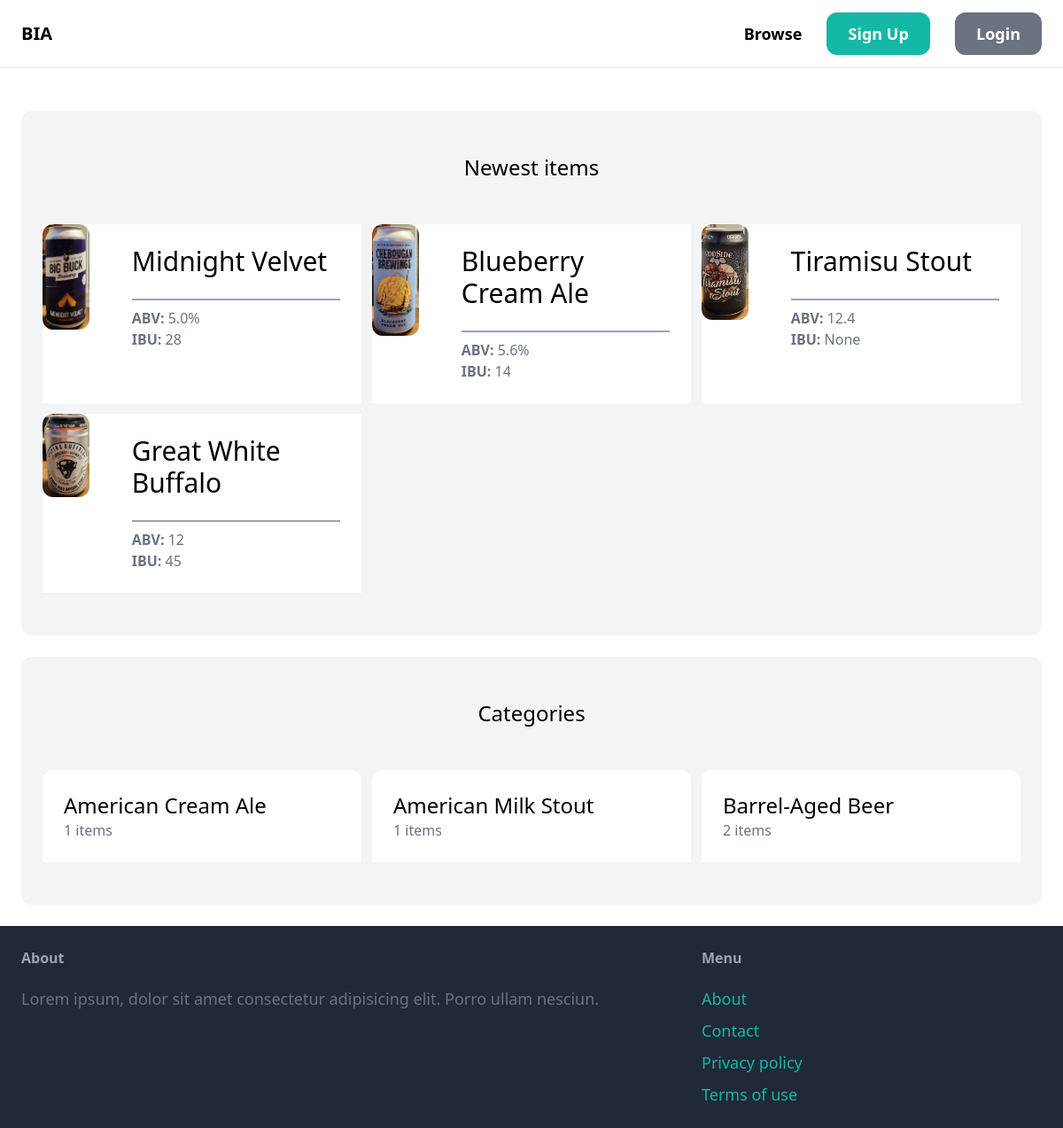
The page / on the database its author committed.
### item/models.py (models this page shows, shortened)
class Item(models.Model):
    category = models.ForeignKey(
        Category, related_name='items', on_delete=models.CASCADE)
    name = models.CharField(max_length=255)
    brewery = models.CharField(max_length=255, blank=True, null=True)
    city = models.CharField(max_length=255, blank=True, null=True)
    state = models.CharField(max_length=255, blank=True, null=True)
    description = models.TextField(blank=True, null=True)
    abv = models.CharField(max_length=10, blank=True, null=True)
    ibu = models.CharField(max_length=10, blank=True, null=True)
    image = models.ImageField(upload_to='item_images', blank=True, null=True)
    quantity = models.IntegerField(default=0)
    created_by = models.ForeignKey(
        User, related_name='items', on_delete=models.CASCADE)
    created_at = models.DateTimeField(auto_now_add=True)
    updated_at = models.DateTimeField(auto_now_add=True)

class Category(models.Model):
    name = models.CharField(max_length=255)
    class Meta:
        ordering = ('name',)
        verbose_name_plural = 'Categories'

### core/views.py (the view)
# urls.py: path('', views.index, name='index'),
def index(request):
    items = Item.objects.all()[0:6]
    categories = Category.objects.all()
    return render(request, 'core/index.html', {
        'categories': categories,
        'items': items
    })

### core/templates/core/index.html (shortened to what this page needs)
{% extends 'core/base.html' %}
{% block content %}
    <div class="mt-6 px-6 py-12 bg-gray-100 rounded-xl">
        <h2 class="mb-12 text-2xl text-center">Newest items</h2>
        <div class="grid grid-cols-3 gap-3 ">
            {% for item in items %}
            <a href="{% url 'item:detail' item.id %}">
                <div class="grid grid-cols-5 gap-6 bg-white h-full">
                  <div class="col-span-1  rounded-xl  ">
                      <img src="{{ item.image.url }}" alt="" srcset="" class="rounded-xl block my-auto">
                  </div>
                  <div class="col-span-4 p-6  rounded-xl">
                      <h1 class="mb-6 text-3xl">{{ item.name }}</h1>
                      <hr class="my-2 h-0.5 border-t-0 bg-gray-400 opacity-100 dark:opacity-50" />
                      <p class="text-gray-500"><strong>ABV: </strong>{{ item.abv}}</p>
                      <p class="text-gray-500"><strong>IBU: </strong>{{ item.ibu}}</p>
                  </div>
               </div>
            </a>
            {% endfor %}
        </div>
    </div>
     <div class="mt-6 px-6 py-12 bg-gray-100 rounded-xl">
        <h2 class="mb-12 text-2xl text-center">Categories</h2>
        <div class="grid grid-cols-3 gap-3">
            {% for category in categories %}
              {% if category.items.count > 0 %}
                <div>
                    <a href="#">
                        <div class="p-6 bg-white rounded-t-xl">
                            <h2 class="text-2xl">{{ category.name }}</h2>
                            <p class="text-gray-500">{{ category.items.count }} items</p>
                        </div>
                    </a>
                </div>
               {% endif %}
            {% endfor %}
        </div>
    </div>
{% endblock %}

### rows shown on the page
Item: image (picture), name "Midnight Velvet", abv "5.0%", ibu "28"
Item: image (picture), name "Blueberry Cream Ale", abv "5.6%", ibu "14"
Item: image (picture), name "Tiramisu Stout", abv "12.4", ibu "None"
Item: image (picture), name "Great White Buffalo", abv "12", ibu "45"
Category: name "American Cream Ale", items.count "1"
Category: name "American Milk Stout", items.count "1"
Category: name "Barrel-Aged Beer", items.count "2"
